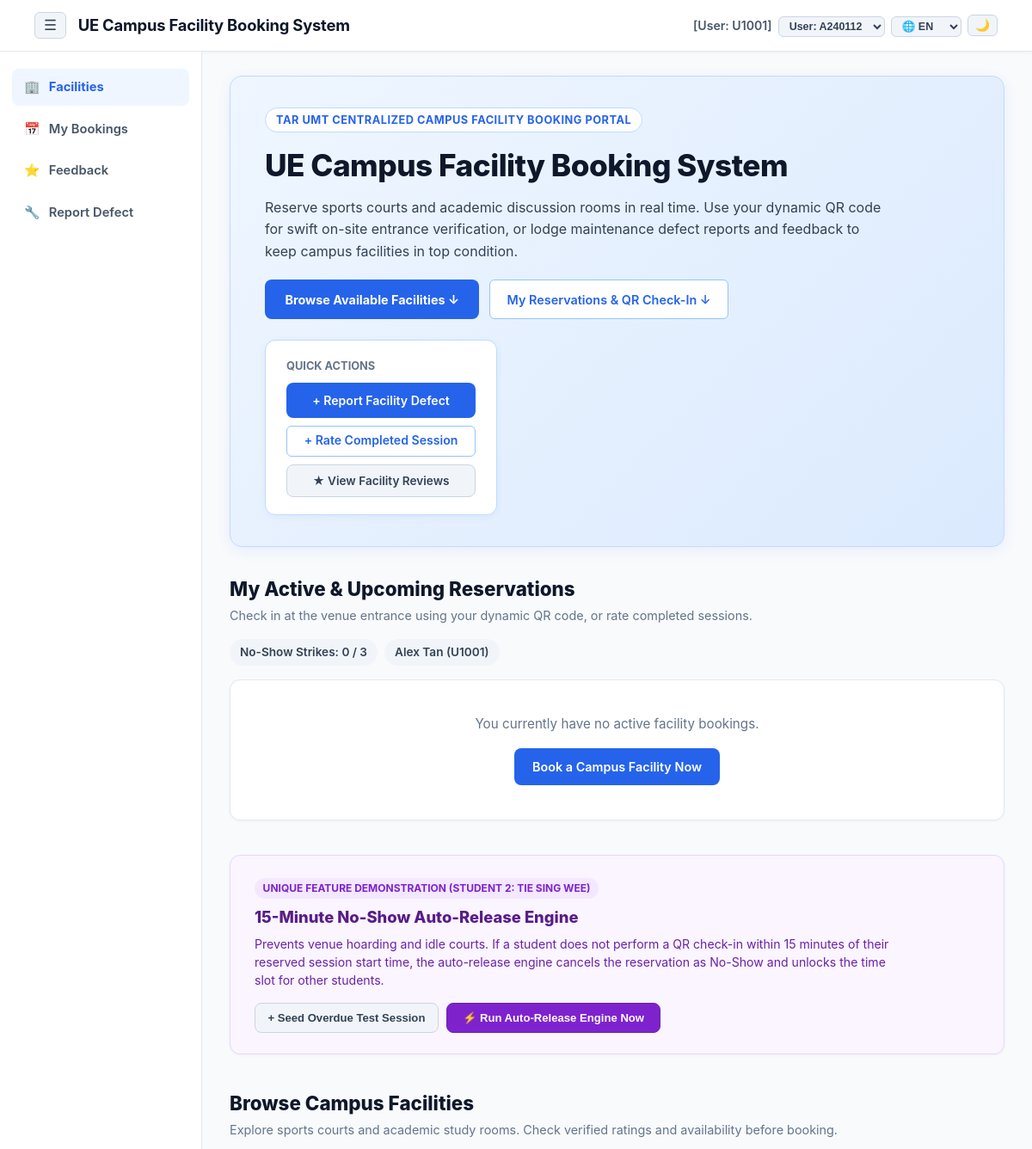
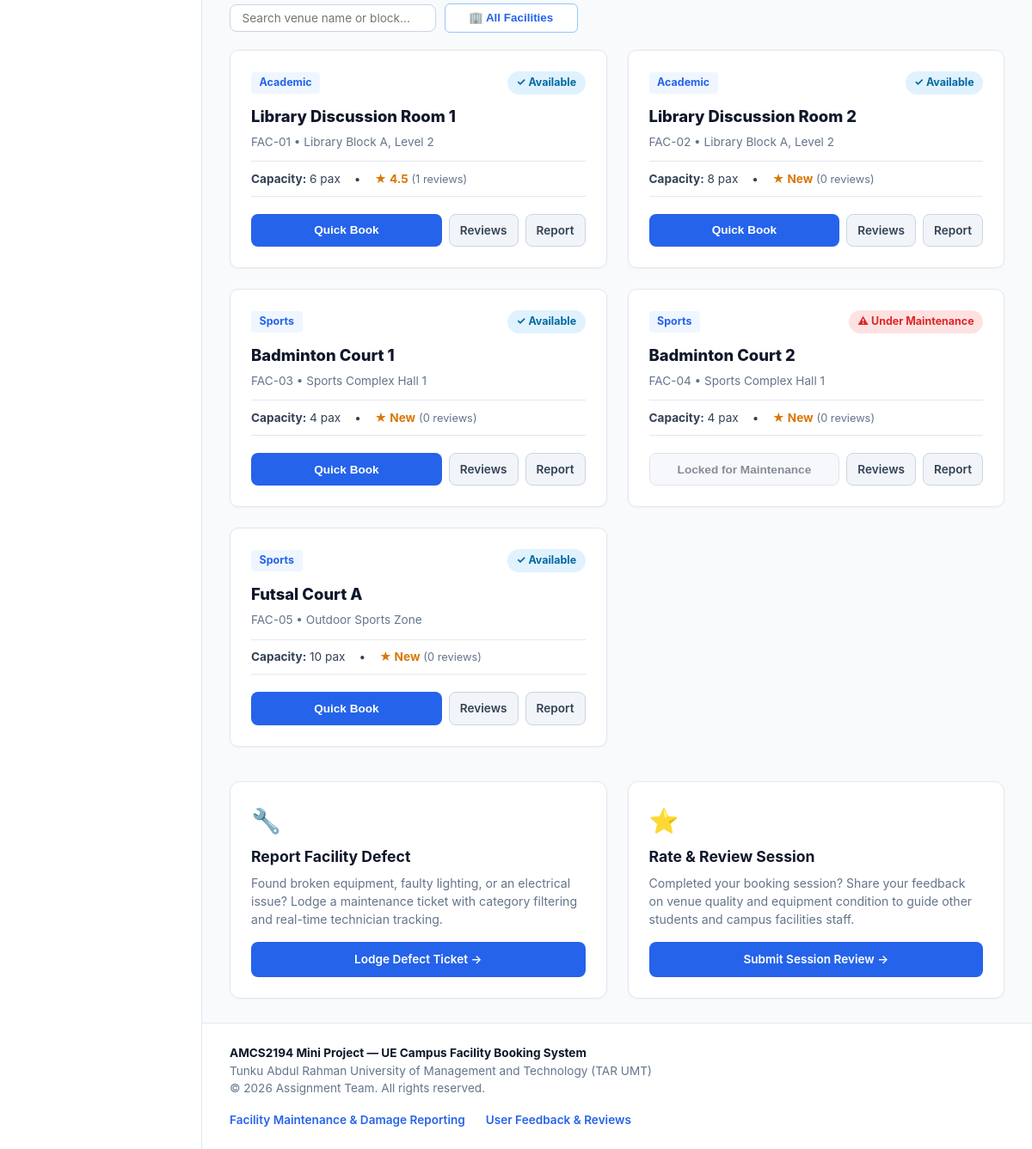
The page / on the database its author committed (2 pictures, top to bottom).
### tables this page shows
CREATE TABLE `user` (
  `UserID` varchar(10) NOT NULL,
  `FullName` varchar(100) NOT NULL,
  `CampusEmail` varchar(100) NOT NULL,
  `PhoneNo` varchar(15) NOT NULL,
  `UserRole` enum('Student','Staff','Admin','Technician') NOT NULL,
  `AccountStatus` enum('Active','Suspended','Inactive') DEFAULT 'Active',
  `BookingBanUntil` datetime DEFAULT NULL,
  `StrikeResetAt` datetime DEFAULT NULL,
  `PasswordHash` varchar(255) NOT NULL
);

CREATE TABLE `facility` (
  `FacilityID` varchar(10) NOT NULL,
  `FacilityName` varchar(100) NOT NULL,
  `Category` enum('Sports','Academic') NOT NULL,
  `LocationBlock` varchar(50) NOT NULL,
  `Capacity` int(11) NOT NULL,
  `AvailabilityStatus` enum('Available','Under Maintenance','Closed') DEFAULT 'Available'
);

### index.php (the view, shortened to what the rows shown need)
<?php
require_once __DIR__ . '/includes/auth.php';
require_once __DIR__ . '/services/BookingService.php';
$bookingService  = new BookingService();
$currentUser = AuthService::getCurrentUser();
$facilities    = $bookingService->getAllFacilitiesWithStats('ALL', '');
$penaltyStatus = $bookingService->getUserPenaltyStatus($currentUser['UserID']);
require_once __DIR__ . '/includes/header.php';
?>
<div class="ui-card hero-banner-card">
    <div style="display: flex; justify-content: space-between; align-items: center; flex-wrap: wrap; gap: 1.5rem;">
        <div style="max-width: 720px;">
            <h1 style="font-size: 2.2rem; font-weight: 800; color: #0f172a; letter-spacing: -0.5px; margin-bottom: 0.6rem;">
                <?= htmlspecialchars(t('hero_title')) ?>
            </h1>
        </div>
    </div>
</div>
<div id="my-reservations" style="margin-bottom: 2.5rem;">
    <div class="page-header-row" style="margin-bottom: 1rem;">
        <div>
            <h2 style="font-size: 1.4rem; font-weight: 800; color: var(--text-heading); margin-bottom: 0.2rem;">
                <?= htmlspecialchars(t('sec_reservations')) ?>
            </h2>
        </div>
        <div style="display: flex; gap: 0.5rem; align-items: center; flex-wrap: wrap;">
            <span class="user-pill-chip" style="<?= $penaltyStatus['no_show_count'] >= 3 ? 'background:#fee2e2; color:#991b1b; border:1px solid #fecaca;' : '' ?>">
                <?= htmlspecialchars(t('strikes_label')) ?> <?= (int)$penaltyStatus['no_show_count'] ?> / 3
            </span>
            <span class="user-pill-chip">
                <?= htmlspecialchars($currentUser['FullName'] ?? 'Student') ?> (<?= htmlspecialchars($currentUser['UserID']) ?>)
            </span>
        </div>
    </div>
</div>
<div id="facility-directory" style="margin-bottom: 2.5rem;">
    <div class="page-header-row" style="margin-bottom: 1.25rem;">
        <div>
            <h2 style="font-size: 1.4rem; font-weight: 800; color: var(--text-heading); margin-bottom: 0.2rem;">
                <?= htmlspecialchars(t('sec_facilities')) ?>
            </h2>
        </div>
    </div>
    <div id="facilityCardsGrid" style="display: grid; grid-template-columns: repeat(auto-fill, minmax(320px, 1fr)); gap: 1.5rem;">
        <?php foreach ($facilities as $f):
            $isAvailable = ($f['AvailabilityStatus'] === 'Available');
            $avgScore = $f['AvgScore'] ? rtrim(rtrim(number_format((float)$f['AvgScore'], 2, '.', ''), '0'), '.') : 'New';
            $reviewsCount = (int)$f['ReviewCount'];
        ?>
            <div class="ui-card facility-card"
                 data-category="<?= htmlspecialchars($f['Category']) ?>"
                 data-name="<?= htmlspecialchars(strtolower($f['FacilityName'])) ?>"
                 data-block="<?= htmlspecialchars(strtolower($f['LocationBlock'])) ?>"
                 style="margin: 0; padding: 1.5rem; display: flex; flex-direction: column; justify-content: space-between; border-radius: 10px;">
                <div>
                    <div style="display: flex; justify-content: space-between; align-items: center; margin-bottom: 0.75rem;">
                        <span style="font-size: 0.78rem; font-weight: 700; color: #2563eb; background: #eff6ff; padding: 0.2rem 0.6rem; border-radius: 4px;">
                            <?= htmlspecialchars($f['Category']) ?>
                        </span>
                        <?php if ($isAvailable): ?>
                            <span class="pill-badge pill-low" style="font-size: 0.78rem;">
                                &#10003; <?= htmlspecialchars(t('status_available')) ?>
                            </span>
                        <?php else: ?>
                            <span class="pill-badge pill-critical" style="font-size: 0.78rem;">
                                &#9888; <?= htmlspecialchars(t('status_maintenance')) ?>
                            </span>
                        <?php endif; ?>
                    </div>
                    <h3 style="font-size: 1.15rem; font-weight: 800; color: var(--text-heading); margin: 0 0 0.35rem 0;">
                        <?= htmlspecialchars($f['FacilityName']) ?>
                    </h3>
                    <div style="font-size: 0.85rem; color: var(--text-muted); margin-bottom: 0.75rem;">
                        <?= htmlspecialchars($f['FacilityID']) ?> &bull; <?= htmlspecialchars($f['LocationBlock']) ?>
                    </div>
                    <div style="display: flex; gap: 1rem; align-items: center; font-size: 0.85rem; color: var(--text-body); margin-bottom: 1.25rem; border-top: 1px solid var(--border-color); border-bottom: 1px solid var(--border-color); padding: 0.6rem 0;">
                        <div>
                            <strong><?= htmlspecialchars(t('lbl_capacity')) ?></strong> <?= htmlspecialchars((string)$f['Capacity']) ?> <?= htmlspecialchars(t('lbl_pax')) ?>
                        </div>
                        <div>&bull;</div>
                        <div>
                            <span style="color: #d97706; font-weight: 700;">★ <?= $avgScore ?></span>
                            <span style="color: var(--text-muted); font-size: 0.8rem;">(<?= $reviewsCount ?> <?= htmlspecialchars(t('lbl_reviews_count')) ?>)</span>
                        </div>
                    </div>
                </div>
                <div style="display: flex; gap: 0.5rem; flex-wrap: wrap;">
                    <?php if ($penaltyStatus['is_banned']): ?>
                        <button type="button" disabled class="btn btn-cancel" style="flex: 1; padding: 0.5rem 0.75rem; font-size: 0.82rem; cursor: not-allowed; opacity: 0.7; color: #dc2626;">
                            &#9940; <?= htmlspecialchars(t('ban_btn_disabled')) ?>
                        </button>
                    <?php elseif ($isAvailable): ?>
                        <button type="button" onclick="openQuickBookModal('<?= htmlspecialchars($f['FacilityID'], ENT_QUOTES) ?>', '<?= htmlspecialchars($f['FacilityName'], ENT_QUOTES) ?>')" class="btn btn-primary-blue" style="flex: 1; padding: 0.5rem 0.75rem; font-size: 0.85rem; font-weight: 600;">
                            <?= htmlspecialchars(t('btn_quick_book')) ?>
                        </button>
                    <?php else: ?>
                        <button type="button" disabled class="btn btn-cancel" style="flex: 1; padding: 0.5rem 0.75rem; font-size: 0.85rem; cursor: not-allowed; opacity: 0.6;">
                            <?= htmlspecialchars(t('btn_locked_maint')) ?>
                        </button>
                    <?php endif; ?>
                    <a href="modules/feedback/index.php?facility_id=<?= urlencode($f['FacilityID']) ?>" class="btn btn-cancel" style="padding: 0.5rem 0.75rem; font-size: 0.85rem;">
                        <?= htmlspecialchars(t('btn_reviews')) ?>
                    </a>
                    <a href="modules/maintenance/report.php?facility_id=<?= urlencode($f['FacilityID']) ?>" class="btn btn-cancel" style="padding: 0.5rem 0.75rem; font-size: 0.85rem;">
                        <?= htmlspecialchars(t('btn_report')) ?>
                    </a>
                </div>
            </div>
        <?php endforeach; ?>
    </div>
</div>
<?php require_once __DIR__ . '/includes/footer.php'; ?>

### includes/header.php (shortened to what the rows shown need)
<?php
require_once __DIR__ . '/auth.php';
require_once __DIR__ . '/i18n.php';
$currentUser = AuthService::getCurrentUser();
$scriptName = $_SERVER['SCRIPT_NAME'] ?? '';
$pos = strpos($scriptName, '/UE-Campus-Facility-System');
if ($pos !== false) {
    $baseUrl = '/UE-Campus-Facility-System/';
} else {
    $baseUrl = '/';
}
$isAdmin      = ($currentUser['UserRole'] ?? '') === 'Admin';
$isTechnician = ($currentUser['UserRole'] ?? '') === 'Technician';
?>
<!DOCTYPE html>
<html lang="en">
<head>
    <link rel="stylesheet" href="<?= $baseUrl ?>assets/css/style.css">
</head>
<body>
<header class="navbar-top">
    <div class="nav-container" style="max-width: 100%; padding: 0;">
        <div style="display: flex; align-items: center; gap: 0.45rem; flex-wrap: wrap;">
            <span class="user-badge-text">
                <?php
                    $rolePrefix = $isAdmin ? 'Admin' : ($isTechnician ? 'Tech' : 'User');
                    echo '[' . $rolePrefix . ': ' . htmlspecialchars($currentUser['UserID']) . ']';
                ?>
            </span>
            <form method="GET" style="margin: 0; display: inline;">
                <select name="switch_user" onchange="this.form.submit()" class="nav-select-compact" title="Toggle persona for testing">
                </select>
            </form>
            <form method="GET" style="margin: 0; display: inline;">
                <select name="lang" onchange="this.form.submit()" class="nav-select-compact" title="<?= htmlspecialchars(t('lang_label')) ?>">
                </select>
            </form>
            <button type="button" id="themeToggleBtn" onclick="toggleUeTheme()" class="theme-toggle-btn" title="<?= htmlspecialchars(t('theme_toggle')) ?>">
            </button>
        </div>
    </div>
</header>
<div class="app-shell">
    <div class="app-content">
        <main class="main-wrapper">

### rows shown on the page
user: UserRole "User", UserID "U1001", FullName "Alex Tan"
facility: Category "Academic", FacilityName "Library Discussion Room 1", FacilityID "FAC-01", LocationBlock "Library Block A, Level 2", Capacity "6", avgScore "4.5", reviewsCount "1"
facility: Category "Academic", FacilityName "Library Discussion Room 2", FacilityID "FAC-02", LocationBlock "Library Block A, Level 2", Capacity "8", avgScore "New", reviewsCount "0"
facility: Category "Sports", FacilityName "Badminton Court 1", FacilityID "FAC-03", LocationBlock "Sports Complex Hall 1", Capacity "4", avgScore "New", reviewsCount "0"
facility: Category "Sports", FacilityName "Badminton Court 2", FacilityID "FAC-04", LocationBlock "Sports Complex Hall 1", Capacity "4", avgScore "New", reviewsCount "0"
facility: Category "Sports", FacilityName "Futsal Court A", FacilityID "FAC-05", LocationBlock "Outdoor Sports Zone", Capacity "10", avgScore "New", reviewsCount "0"

### other values the page prints
t('brand_title') "UE Campus Facility Booking System"
t('nav_facilities') "Facilities"
t('nav_my_bookings') "My Bookings"
t('nav_feedback') "Feedback"
t('nav_report_defect') "Report Defect"
t('hero_badge') "TAR UMT CENTRALIZED CAMPUS FACILITY BOOKING PORTAL"
t('hero_title') "UE Campus Facility Booking System"
t('btn_browse_facilities') "Browse Available Facilities ↓"
t('btn_my_reservations') "My Reservations & QR Check-In ↓"
t('quick_actions') "QUICK ACTIONS"
t('btn_report_defect') "+ Report Facility Defect"
t('btn_rate_completed') "+ Rate Completed Session"
t('btn_view_reviews') "★ View Facility Reviews"
t('sec_reservations') "My Active & Upcoming Reservations"
t('sec_reservations_sub') "Check in at the venue entrance using your dynamic QR code, or rate completed sessions."
